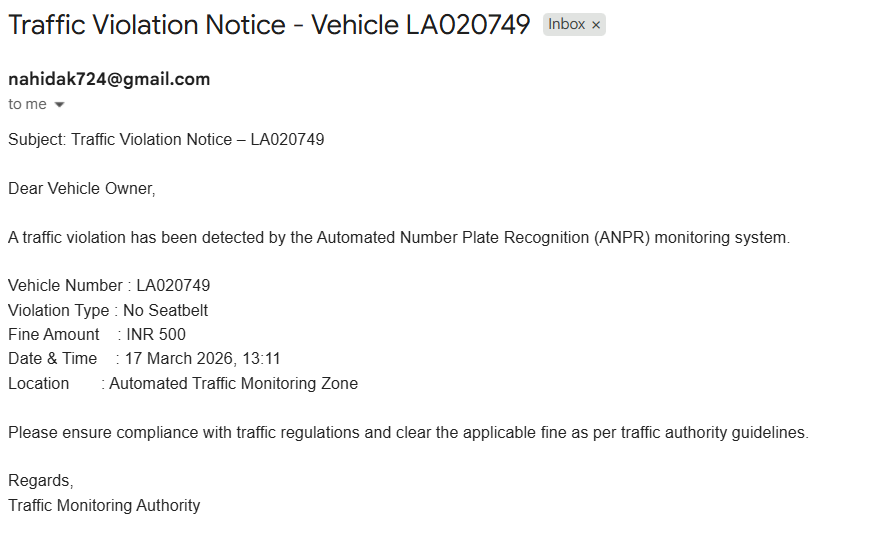
#> input picture assets/email.png, 876 x 550 px
$ python -i preprocess.py   (imports and definitions only)
#> lines starting #> are read from the running program, lines starting #| are printed output that depends on the picture; after the words box and inside, x2 and y2 are one past the last pixel; in counts of white or black regions, pixels touching at a corner belong together
#> further down, picture is the input picture: shape (550, 876, 3); mean B, G, R 248, 248, 248
"""
preprocess.py
-------------
Preprocessing utilities for OCR.

Improved version:
- better contrast
- controlled upscale
- noise removal
- OCR-friendly threshold
"""

import cv2
import numpy as np


# ------------------------------------------------------------
# OCR Preprocessing
# ------------------------------------------------------------
def preprocess_for_ocr(image_bgr: np.ndarray) -> np.ndarray:

    # Convert to grayscale
    gray = cv2.cvtColor(image_bgr, cv2.COLOR_BGR2GRAY)

    # Increase contrast using CLAHE (better than equalizeHist)
    clahe = cv2.createCLAHE(clipLimit=2.0, tileGridSize=(8,8))
    gray = clahe.apply(gray)

    # Resize image (OCR works better on larger text)
    gray = cv2.resize(
        gray,
        None,
        fx=2.0,
        fy=2.0,
        interpolation=cv2.INTER_CUBIC
    )
#> gray: shape (1100, 1752)

    # Slight blur to remove noise
    gray = cv2.GaussianBlur(gray, (3,3), 0)

    # Binary threshold (clean characters)
    _, th = cv2.threshold(
        gray,
        120,
        255,
        cv2.THRESH_BINARY
    )
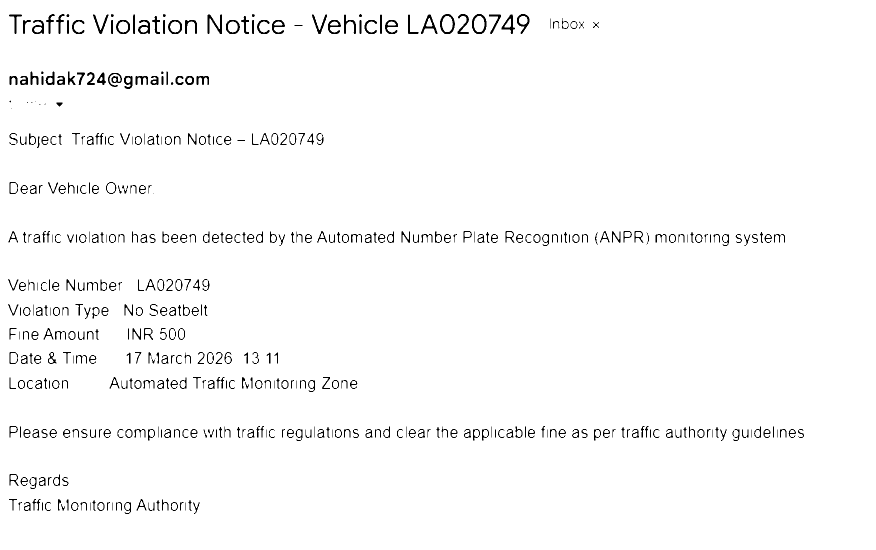
#> th: shape (1100, 1752) (shown at 1/2 size); 97.6% white; black in thin lines or dots, all inside (x1, y1, x2, y2) = (16, 28, 1608, 1028)

    # Convert back to BGR for EasyOCR
    return cv2.cvtColor(th, cv2.COLOR_GRAY2BGR)

>>> import cv2
>>> picture = cv2.imread('../assets/email.png')
>>> result = preprocess_for_ocr(picture)
